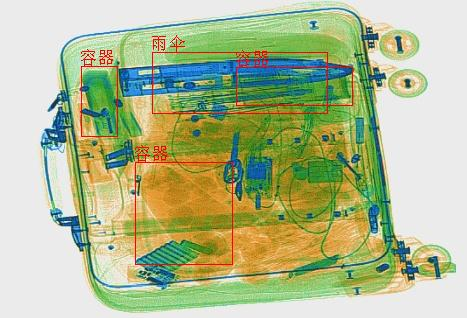
#> input picture nsmail-1.jpg, 467 x 318 px
$ python remove_letter.py
#> lines starting #> are read from the running program, lines starting #| are printed output that depends on the picture; after the words box and inside, x2 and y2 are one past the last pixel; in counts of white or black regions, pixels touching at a corner belong together
import cv2
import numpy as np

# 读取图片
img = cv2.imread('nsmail-1.jpg')
#> img is the input picture: shape (318, 467, 3); mean B, G, R 145.2, 187.3, 176.3

# 转换为灰度图像
gray = cv2.cvtColor(img, cv2.COLOR_BGR2GRAY)
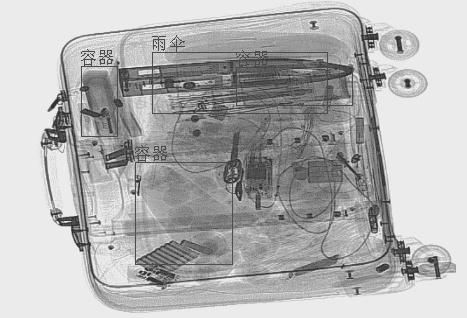
#> gray: shape (318, 467); min 24, max 254, mean 179.2

# 使用Otsu二值化处理
_, binary = cv2.threshold(gray, 0, 255, cv2.THRESH_BINARY_INV + cv2.THRESH_OTSU)
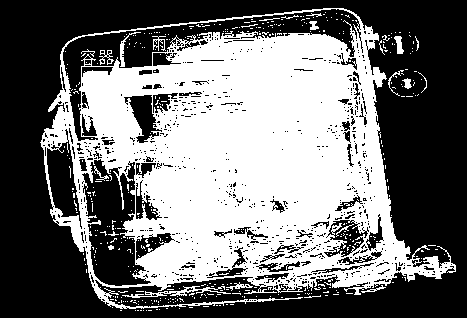
#> binary: shape (318, 467); 44.9% white; 453 white regions (429 under 20 px), largest, box (x1, y1, x2, y2) and area: (40, 8, 456, 309) 64083, (122, 286, 231, 298) 337, (120, 32, 141, 67) 124

# 定义卷积核
kernel = cv2.getStructuringElement(cv2.MORPH_RECT, (3, 3))

# 腐蚀图像
erode = cv2.erode(binary, kernel)
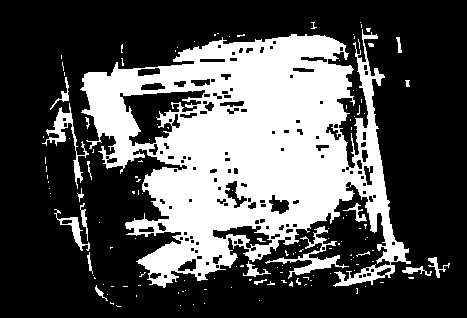
#> erode: shape (318, 467); 32% white; 139 white regions (119 under 20 px), largest, box (x1, y1, x2, y2) and area: (80, 29, 411, 288) 44197, (265, 226, 349, 279) 831, (42, 103, 89, 189) 678

# 膨胀图像
dilate = cv2.dilate(erode, kernel)
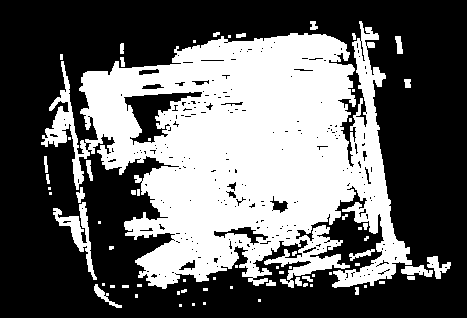
#> dilate: shape (318, 467); 39.4% white; 67 white regions (39 under 20 px), largest, box (x1, y1, x2, y2) and area: (41, 21, 412, 289) 55426, (53, 202, 97, 280) 887, (427, 256, 451, 279) 260

# 连通组件分析
_, labels = cv2.connectedComponents(dilate)
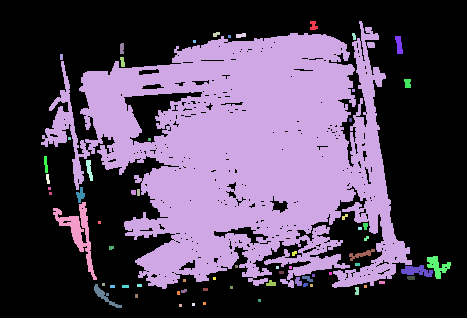
#> labels: shape (318, 467) int32; 68 distinct labels, from 0 to 67; one colour per label, 0 black

# 获取每个连通组件的大小
#> (the run stopped early here; a loop or call above may not have finished)
